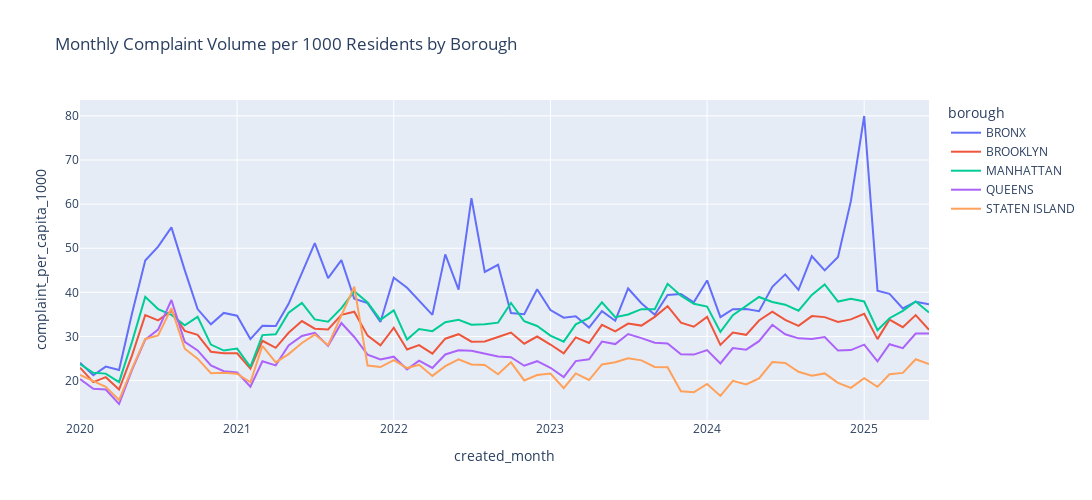

Notebook source saved alongside this figure:
### Code cell
# Bronx has the highest complaint volume per 1000 residents

# Create a mapping of zip codes to boroughs
# If a zip code has multiple boroughs, keep the one with the highest complaint count
zip_borough_map = (
    df[df['borough'].notna() & (df['borough'] != 'Unspecified')]
    .groupby(['incident_zip', 'borough'])
    .size()
    .reset_index(name='complaint_count')
    .sort_values(['incident_zip', 'complaint_count'], ascending=[True, False])
    .drop_duplicates(subset=['incident_zip'], keep='first')
    .reset_index(drop=True)
)[['incident_zip', 'borough']]
 
# Use the zip_borough_map to merge with the nyc_population data to get borough populations
nyc_pop['zip'] = nyc_pop['zip'].astype(str).str.zfill(5)

merged_pop = nyc_pop.merge(zip_borough_map, left_on='zip', right_on = 'incident_zip', how='inner', suffixes=('', '_borough'))

borough_pop = merged_pop.groupby('borough')['population'].sum().reset_index()
 
# Find the complaint volume per 1000 residents for each borough
complaint_volume_by_borough = complaint_volume_by_borough.merge(borough_pop, on='borough', how='left')

complaint_volume_by_borough['complaint_per_capita_1000'] = complaint_volume_by_borough['complaint_count'] / complaint_volume_by_borough['population'] * 1000

fig = px.line(
    complaint_volume_by_borough, 
    x='created_month', 
    y='complaint_per_capita_1000', 
    color='borough', 
    title='Monthly Complaint Volume per 1000 Residents by Borough'
    )
fig.update_layout(width=1200, height=500)
